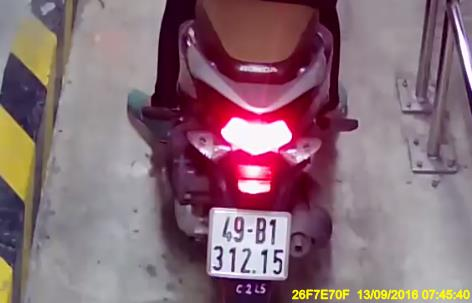
#> input picture data/0045_01821_b.jpg, 472 x 303 px, given in place of 0000_00532_b.jpg, which was not available
$ python detect_and_recognize.py
#> lines starting #> are read from the running program, lines starting #| are printed output that depends on the picture; after the words box and inside, x2 and y2 are one past the last pixel; in counts of white or black regions, pixels touching at a corner belong together; pictures that were not available may be replaced by others from this repository, and a replacement may not be noted
#> in main, image is the input picture: shape (303, 472, 3); mean B, G, R 118.5, 108.6, 136.2
# %%
from pathlib import Path
import cv2
import matplotlib.pyplot as plt
import numpy as np
import imutils
from four_points_transform import four_points_transform
import pytesseract as pt


def get_plate(image):
    gray = cv2.cvtColor(image, cv2.COLOR_BGR2GRAY)
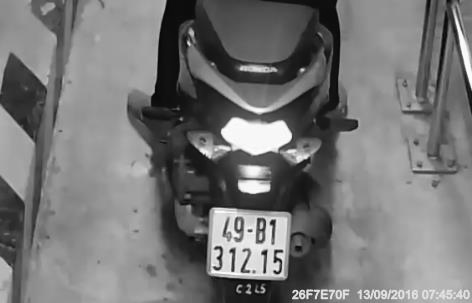
#> gray: shape (303, 472); min 5, max 254, mean 118
    # cv2.imshow('gray', gray)
    blured = cv2.bilateralFilter(gray, 11, 17, 17)
    ret,th1 = cv2.threshold(blured,150,255,cv2.THRESH_BINARY)
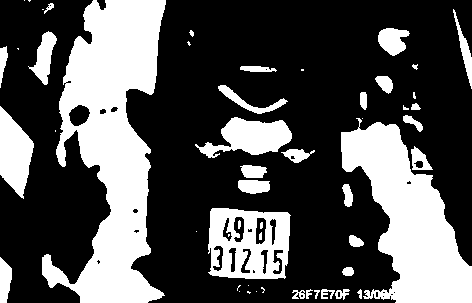
#> th1: shape (303, 472); 32.4% white; 53 white regions (19 under 20 px), largest, box (x1, y1, x2, y2) and area: (42, 0, 166, 303) 20133, (341, 118, 472, 303) 12181, (208, 208, 291, 279) 4192
    edged = cv2.Canny(th1, 100, 200)
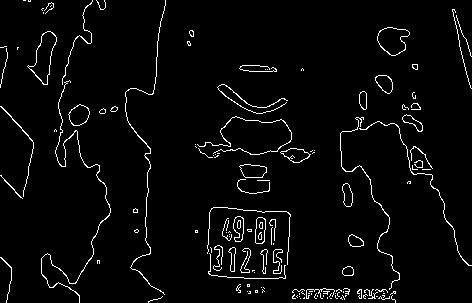
#> edged: shape (303, 472); 3.5% white in thin lines or dots

    dilated = cv2.dilate(edged, (3,3))
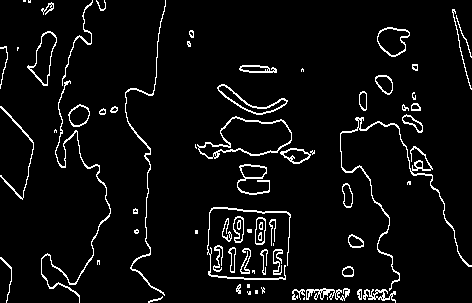
#> dilated: shape (303, 472); 5.3% white in thin lines or dots

    keypoints = cv2.findContours(dilated.copy(), cv2.RETR_LIST, cv2.CHAIN_APPROX_SIMPLE )
#> keypoints = 142 contours, 80 with area under 20; largest, box (x1, y1, x2, y2) and area: (197, 116, 292, 159) 2304, (198, 117, 292, 158) 2047, (27, 31, 57, 86) 748, (29, 32, 57, 85) 668, (377, 27, 410, 57) 651
    cnts = imutils.grab_contours(keypoints)
#> cnts has the same summary as keypoints
    cnts = sorted(cnts, key=cv2.contourArea, reverse=True)[:10]
#> cnts = 10 contours; largest, box (x1, y1, x2, y2) and area: (197, 116, 292, 159) 2304, (198, 117, 292, 158) 2047, (27, 31, 57, 86) 748, (29, 32, 57, 85) 668, (377, 27, 410, 57) 651


    location = None
    cropped_image = None
    points = None
    for cnt in cnts:
        peri = cv2.arcLength(cnt, True)
        # print(peri)
        approx = cv2.approxPolyDP(cnt, 0.05*peri , True)
        if len(approx) == 4 and cv2.contourArea(cnt) > 3000:
            location = approx
            break
#> this loop made 10 passes
#> peri on passes 1, 2, 5, 7, 10: 285.8, 269.3, 110.9, 105.2, 219.4
#> (peri, approx) on passes 3, 4, 6, 8, 9: (142.8, [[50, 31], [27, 66], [43, 85], [56, 42]]), (132.2, [[50, 32], [56, 41], [44, 84], [29, 68]]), (174.7, [[217, 87], [256, 114], [287, 101], [257, 107]]), (1161, [[356, 117], [389, 290], [358, 127], [471, 266]]), (169, [[218, 87], [252, 107], [286, 102], [256, 113]])

    if location is None:
        print("No plate detected!")
        cv2.rectangle(image, (0,0), (165,35), (255,255,255), -1)
        cv2.putText(image, 'Can\'t detect plate!', (2,25), cv2.FONT_HERSHEY_PLAIN, 1, (0,0,255), 2)
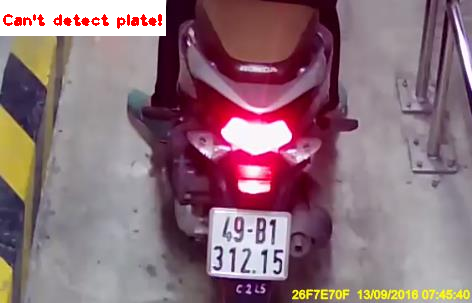
#> image: shape (303, 472, 3); mean B, G, R 122, 112.2, 140.9
        cv2.imshow('result', image)

    elif location is not None:
        mask = np.zeros(gray.shape, np.uint8)
        new_image = cv2.drawContours(mask, [location], 0, 255, -1, )
        new_image = cv2.bitwise_and(image, image, mask=mask)
        cv2.imshow('localtion', new_image)

        v1 = location[0][0]
        v2 = location[1][0]
        v3 = location[2][0]
        v4 = location[3][0]
        points =  np.array([v1, v2, v3, v4])
        cropped_image, order_points = four_points_transform(gray, points) # get bird-eye view
        cv2.imshow('croped-image', cv2.resize(cropped_image, (0,0), fx=3, fy=3))

        ord_points = [list(map(int, point)) for point in order_points]
        # print(order_points)
#> (the run stopped early here; a loop or call above may not have finished)

$ run again, on data/0057_01126_b.jpg
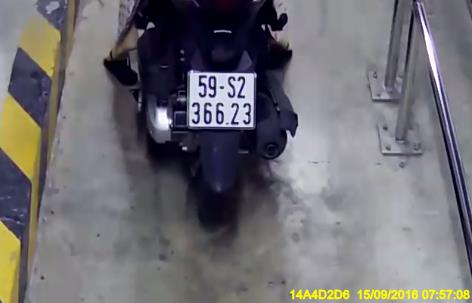
#> input picture data/0057_01126_b.jpg, 472 x 303 px, given in place of 0000_00532_b.jpg, which was not available
#> in main, image is the input picture: shape (303, 472, 3); mean B, G, R 115.1, 110.4, 112.3
#> in get_plate, `ret,th1 = cv2.threshold(blured,150,255,cv2.THRESH_BINARY)`:
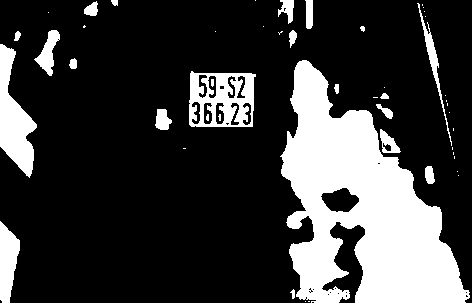
#> th1: shape (303, 472); 23.1% white; 49 white regions (27 under 20 px), largest, box (x1, y1, x2, y2) and area: (280, 60, 470, 303) 23961, (0, 44, 37, 178) 2511, (189, 71, 256, 127) 2510
#> edged: shape (303, 472); 2.5% white in thin lines or dots
#> dilated: shape (303, 472); 3.7% white in thin lines or dots
#> keypoints = 115 contours, 71 with area under 20; largest, box (x1, y1, x2, y2) and area: (321, 187, 359, 213) 659, (321, 188, 359, 212) 563, (34, 29, 60, 77) 556, (280, 59, 470, 303) 548, (35, 30, 60, 76) 476
#> in get_plate, `cnts = imutils.grab_contours(keypoints)`: cnts has the same summary as keypoints
#> in get_plate, `cnts = sorted(cnts, key=cv2.contourArea, reverse=True)[:10]`: cnts = 10 contours; largest, box (x1, y1, x2, y2) and area: (321, 187, 359, 213) 659, (321, 188, 359, 212) 563, (34, 29, 60, 77) 556, (280, 59, 470, 303) 548, (35, 30, 60, 76) 476
#> the loop in get_plate, `for cnt in cnts:` made 10 passes
#> peri on passes 1, 2, 6, 7, 8: 104.9, 98.57, 647.9, 68.38, 62.63
#> in get_plate, `cv2.putText(image, 'Can\'t detect plate!', (2,25), cv2.FONT_HERSHEY_PL..`:
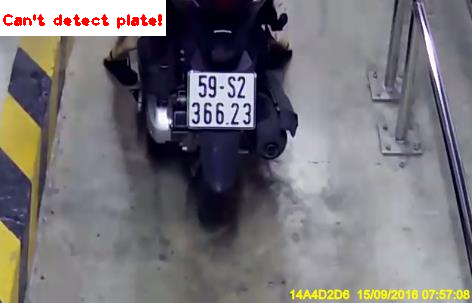
#> image: shape (303, 472, 3); mean B, G, R 119.8, 115.3, 118.4

$ run again, on data/0058_00594_b.jpg
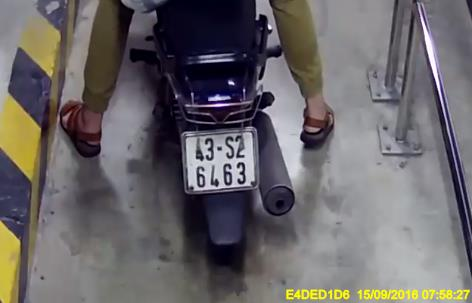
#> input picture data/0058_00594_b.jpg, 472 x 303 px, given in place of 0000_00532_b.jpg, which was not available
#> in main, image is the input picture: shape (303, 472, 3); mean B, G, R 104.4, 102.5, 106.2
#> in get_plate, `ret,th1 = cv2.threshold(blured,150,255,cv2.THRESH_BINARY)`:
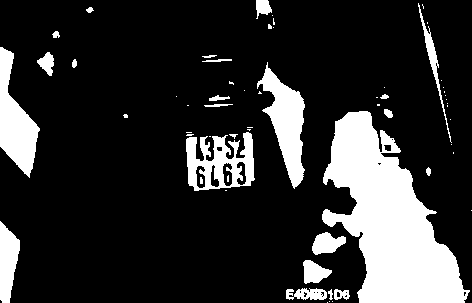
#> th1: shape (303, 472); 18.6% white; 61 white regions (37 under 20 px), largest, box (x1, y1, x2, y2) and area: (322, 111, 470, 303) 14742, (257, 62, 305, 189) 2699, (0, 47, 40, 178) 2605
#> edged: shape (303, 472); 2.4% white in thin lines or dots
#> dilated: shape (303, 472); 3.6% white in thin lines or dots
#> keypoints = 116 contours, 74 with area under 20; largest, box (x1, y1, x2, y2) and area: (311, 231, 346, 256) 536, (195, 126, 255, 191) 488, (302, 259, 332, 285) 484, (321, 110, 470, 303) 470, (311, 232, 346, 255) 460
#> in get_plate, `cnts = imutils.grab_contours(keypoints)`: cnts has the same summary as keypoints
#> in get_plate, `cnts = sorted(cnts, key=cv2.contourArea, reverse=True)[:10]`: cnts = 10 contours; largest, box (x1, y1, x2, y2) and area: (311, 231, 346, 256) 536, (195, 126, 255, 191) 488, (302, 259, 332, 285) 484, (321, 110, 470, 303) 470, (311, 232, 346, 255) 460
#> the loop in get_plate, `for cnt in cnts:` made 10 passes
#> (peri, approx) on passes 1 to 7: (102.7, [[345, 237], [320, 233], [311, 250], [333, 253]]), (643.6, [[252, 126], [250, 184], [198, 188], [250, 186]]), (93.6, [[302, 263], [304, 284], [331, 274], [309, 259]]), (1379, [[347, 112], [358, 302], [360, 111], [464, 302]]), (96.91, [[345, 238], [333, 252], [311, 249], [326, 232]]), (87.84, [[302, 264], [309, 260], [331, 272], [305, 283]]), (69.01, [[48, 51], [36, 62], [51, 76], [53, 57]])
#> in get_plate, `cv2.putText(image, 'Can\'t detect plate!', (2,25), cv2.FONT_HERSHEY_PL..`:
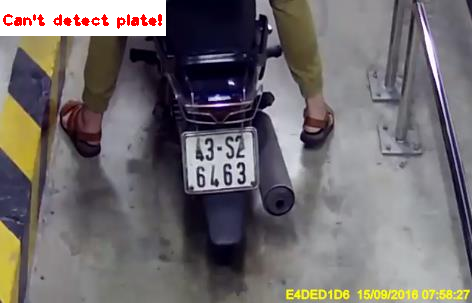
#> image: shape (303, 472, 3); mean B, G, R 109.6, 107.8, 112.8
